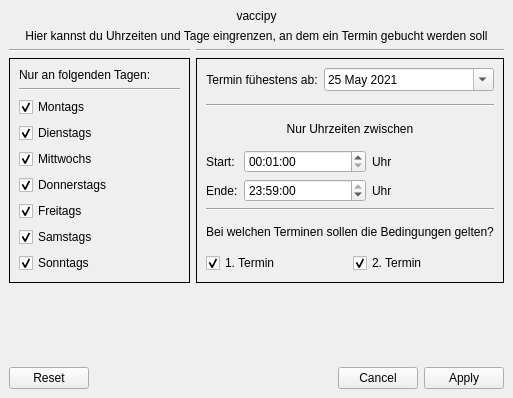
<?xml version="1.0" encoding="UTF-8"?>
<ui version="4.0">
 <class>MainWindow</class>
 <widget class="QMainWindow" name="MainWindow">
  <property name="geometry">
   <rect>
    <x>0</x>
    <y>0</y>
    <width>513</width>
    <height>398</height>
   </rect>
  </property>
  <property name="windowTitle">
   <string>MainWindow</string>
  </property>
  <widget class="QWidget" name="centralwidget">
   <layout class="QGridLayout" name="gridLayout_2">
    <item row="3" column="0">
     <spacer name="verticalSpacer">
      <property name="orientation">
       <enum>Qt::Vertical</enum>
      </property>
      <property name="sizeHint" stdset="0">
       <size>
        <width>20</width>
        <height>40</height>
       </size>
      </property>
     </spacer>
    </item>
    <item row="0" column="0">
     <layout class="QGridLayout" name="main_layout">
      <item row="2" column="1">
       <widget class="Line" name="line_2">
        <property name="orientation">
         <enum>Qt::Horizontal</enum>
        </property>
       </widget>
      </item>
      <item row="1" column="0" colspan="2">
       <widget class="QLabel" name="label">
        <property name="text">
         <string>Hier kannst du Uhrzeiten und Tage eingrenzen, an dem ein Termin gebucht werden soll</string>
        </property>
        <property name="alignment">
         <set>Qt::AlignCenter</set>
        </property>
       </widget>
      </item>
      <item row="3" column="1">
       <layout class="QGridLayout" name="zeiten_grid">
        <item row="0" column="0">
         <widget class="QFrame" name="uhr_termin_datum_frame">
          <property name="frameShape">
           <enum>QFrame::Box</enum>
          </property>
          <property name="frameShadow">
           <enum>QFrame::Plain</enum>
          </property>
          <layout class="QGridLayout" name="gridLayout_5">
           <item row="7" column="0">
            <layout class="QHBoxLayout" name="horizontalLayout_3">
             <property name="leftMargin">
              <number>0</number>
             </property>
             <item>
              <widget class="QCheckBox" name="i_erster_termin_check_box">
               <property name="text">
                <string>1. Termin</string>
               </property>
               <property name="checked">
                <bool>true</bool>
               </property>
              </widget>
             </item>
             <item>
              <widget class="QCheckBox" name="i_zweiter_termin_check_box">
               <property name="text">
                <string>2. Termin</string>
               </property>
               <property name="checked">
                <bool>true</bool>
               </property>
              </widget>
             </item>
            </layout>
           </item>
           <item row="5" column="0">
            <widget class="Line" name="line_3">
             <property name="orientation">
              <enum>Qt::Horizontal</enum>
             </property>
            </widget>
           </item>
           <item row="3" column="0">
            <widget class="QLabel" name="label_2">
             <property name="text">
              <string>Nur Uhrzeiten zwischen</string>
             </property>
             <property name="alignment">
              <set>Qt::AlignCenter</set>
             </property>
            </widget>
           </item>
           <item row="4" column="0">
            <layout class="QFormLayout" name="formLayout">
             <item row="0" column="0">
              <widget class="QLabel" name="label_3">
               <property name="text">
                <string>Start:</string>
               </property>
              </widget>
             </item>
             <item row="1" column="0">
              <widget class="QLabel" name="label_4">
               <property name="text">
                <string>Ende:</string>
               </property>
              </widget>
             </item>
             <item row="1" column="1">
              <layout class="QHBoxLayout" name="horizontalLayout">
               <item>
                <widget class="QTimeEdit" name="i_end_time_qtime">
                 <property name="time">
                  <time>
                   <hour>23</hour>
                   <minute>59</minute>
                   <second>0</second>
                  </time>
                 </property>
                </widget>
               </item>
               <item>
                <widget class="QLabel" name="uhr_end_label">
                 <property name="text">
                  <string>Uhr</string>
                 </property>
                 <property name="alignment">
                  <set>Qt::AlignLeading|Qt::AlignLeft|Qt::AlignVCenter</set>
                 </property>
                </widget>
               </item>
              </layout>
             </item>
             <item row="0" column="1">
              <layout class="QHBoxLayout" name="horizontalLayout_2">
               <item>
                <widget class="QTimeEdit" name="i_start_time_qtime">
                 <property name="currentSection">
                  <enum>QDateTimeEdit::HourSection</enum>
                 </property>
                 <property name="calendarPopup">
                  <bool>false</bool>
                 </property>
                 <property name="time">
                  <time>
                   <hour>0</hour>
                   <minute>1</minute>
                   <second>0</second>
                  </time>
                 </property>
                </widget>
               </item>
               <item>
                <widget class="QLabel" name="uhr_start_label">
                 <property name="text">
                  <string>Uhr</string>
                 </property>
                 <property name="alignment">
                  <set>Qt::AlignLeading|Qt::AlignLeft|Qt::AlignVCenter</set>
                 </property>
                </widget>
               </item>
              </layout>
             </item>
            </layout>
           </item>
           <item row="6" column="0">
            <widget class="QLabel" name="termine_anwenden_label">
             <property name="text">
              <string>Bei welchen Terminen sollen die Bedingungen gelten?</string>
             </property>
             <property name="alignment">
              <set>Qt::AlignCenter</set>
             </property>
            </widget>
           </item>
           <item row="0" column="0">
            <layout class="QFormLayout" name="formLayout_2">
             <item row="0" column="0">
              <widget class="QLabel" name="kalender_label">
               <property name="text">
                <string>Termin fühestens ab:</string>
               </property>
               <property name="alignment">
                <set>Qt::AlignCenter</set>
               </property>
              </widget>
             </item>
             <item row="0" column="1">
              <widget class="QDateEdit" name="i_start_datum_qdate">
               <property name="alignment">
                <set>Qt::AlignLeading|Qt::AlignLeft|Qt::AlignVCenter</set>
               </property>
               <property name="buttonSymbols">
                <enum>QAbstractSpinBox::UpDownArrows</enum>
               </property>
               <property name="specialValueText">
                <string/>
               </property>
               <property name="time">
                <time>
                 <hour>0</hour>
                 <minute>0</minute>
                 <second>0</second>
                </time>
               </property>
               <property name="currentSection">
                <enum>QDateTimeEdit::DaySection</enum>
               </property>
               <property name="calendarPopup">
                <bool>true</bool>
               </property>
               <property name="date">
                <date>
                 <year>2021</year>
                 <month>5</month>
                 <day>25</day>
                </date>
               </property>
              </widget>
             </item>
            </layout>
           </item>
           <item row="1" column="0">
            <widget class="Line" name="line_5">
             <property name="orientation">
              <enum>Qt::Horizontal</enum>
             </property>
            </widget>
           </item>
          </layout>
         </widget>
        </item>
       </layout>
      </item>
      <item row="0" column="0" colspan="2">
       <widget class="QLabel" name="header_label">
        <property name="text">
         <string>vaccipy</string>
        </property>
        <property name="alignment">
         <set>Qt::AlignCenter</set>
        </property>
       </widget>
      </item>
      <item row="3" column="0">
       <layout class="QGridLayout" name="wochentage_grid">
        <item row="0" column="0">
         <widget class="QFrame" name="tage_frame">
          <property name="sizePolicy">
           <sizepolicy hsizetype="Preferred" vsizetype="Preferred">
            <horstretch>0</horstretch>
            <verstretch>0</verstretch>
           </sizepolicy>
          </property>
          <property name="frameShape">
           <enum>QFrame::Box</enum>
          </property>
          <property name="frameShadow">
           <enum>QFrame::Plain</enum>
          </property>
          <layout class="QGridLayout" name="gridLayout_4">
           <item row="3" column="0" colspan="2">
            <widget class="QCheckBox" name="i_di_check_box">
             <property name="text">
              <string>Dienstags</string>
             </property>
             <property name="checked">
              <bool>true</bool>
             </property>
            </widget>
           </item>
           <item row="2" column="0" colspan="2">
            <widget class="QCheckBox" name="i_mo_check_box">
             <property name="text">
              <string>Montags</string>
             </property>
             <property name="checked">
              <bool>true</bool>
             </property>
            </widget>
           </item>
           <item row="1" column="0" colspan="2">
            <widget class="Line" name="line_4">
             <property name="orientation">
              <enum>Qt::Horizontal</enum>
             </property>
            </widget>
           </item>
           <item row="5" column="0" rowspan="2" colspan="2">
            <widget class="QCheckBox" name="i_do_check_box">
             <property name="text">
              <string>Donnerstags</string>
             </property>
             <property name="checked">
              <bool>true</bool>
             </property>
            </widget>
           </item>
           <item row="9" column="0" colspan="2">
            <widget class="QCheckBox" name="i_sa_check_box">
             <property name="text">
              <string>Samstags</string>
             </property>
             <property name="checked">
              <bool>true</bool>
             </property>
            </widget>
           </item>
           <item row="11" column="0" colspan="2">
            <widget class="QCheckBox" name="i_so_check_box">
             <property name="text">
              <string>Sonntags</string>
             </property>
             <property name="checked">
              <bool>true</bool>
             </property>
            </widget>
           </item>
           <item row="4" column="0" colspan="2">
            <widget class="QCheckBox" name="i_mi_check_box">
             <property name="text">
              <string>Mittwochs</string>
             </property>
             <property name="checked">
              <bool>true</bool>
             </property>
            </widget>
           </item>
           <item row="0" column="0" colspan="2">
            <widget class="QLabel" name="wochentage_label">
             <property name="text">
              <string>Nur an folgenden Tagen:</string>
             </property>
            </widget>
           </item>
           <item row="7" column="0" colspan="2">
            <widget class="QCheckBox" name="i_fr_check_box">
             <property name="text">
              <string>Freitags</string>
             </property>
             <property name="checked">
              <bool>true</bool>
             </property>
            </widget>
           </item>
          </layout>
         </widget>
        </item>
       </layout>
      </item>
      <item row="2" column="0">
       <widget class="Line" name="line">
        <property name="orientation">
         <enum>Qt::Horizontal</enum>
        </property>
       </widget>
      </item>
     </layout>
    </item>
    <item row="4" column="0">
     <widget class="QDialogButtonBox" name="buttonBox">
      <property name="standardButtons">
       <set>QDialogButtonBox::Apply|QDialogButtonBox::Cancel|QDialogButtonBox::Reset</set>
      </property>
     </widget>
    </item>
   </layout>
  </widget>
 </widget>
 <resources/>
 <connections/>
</ui>
